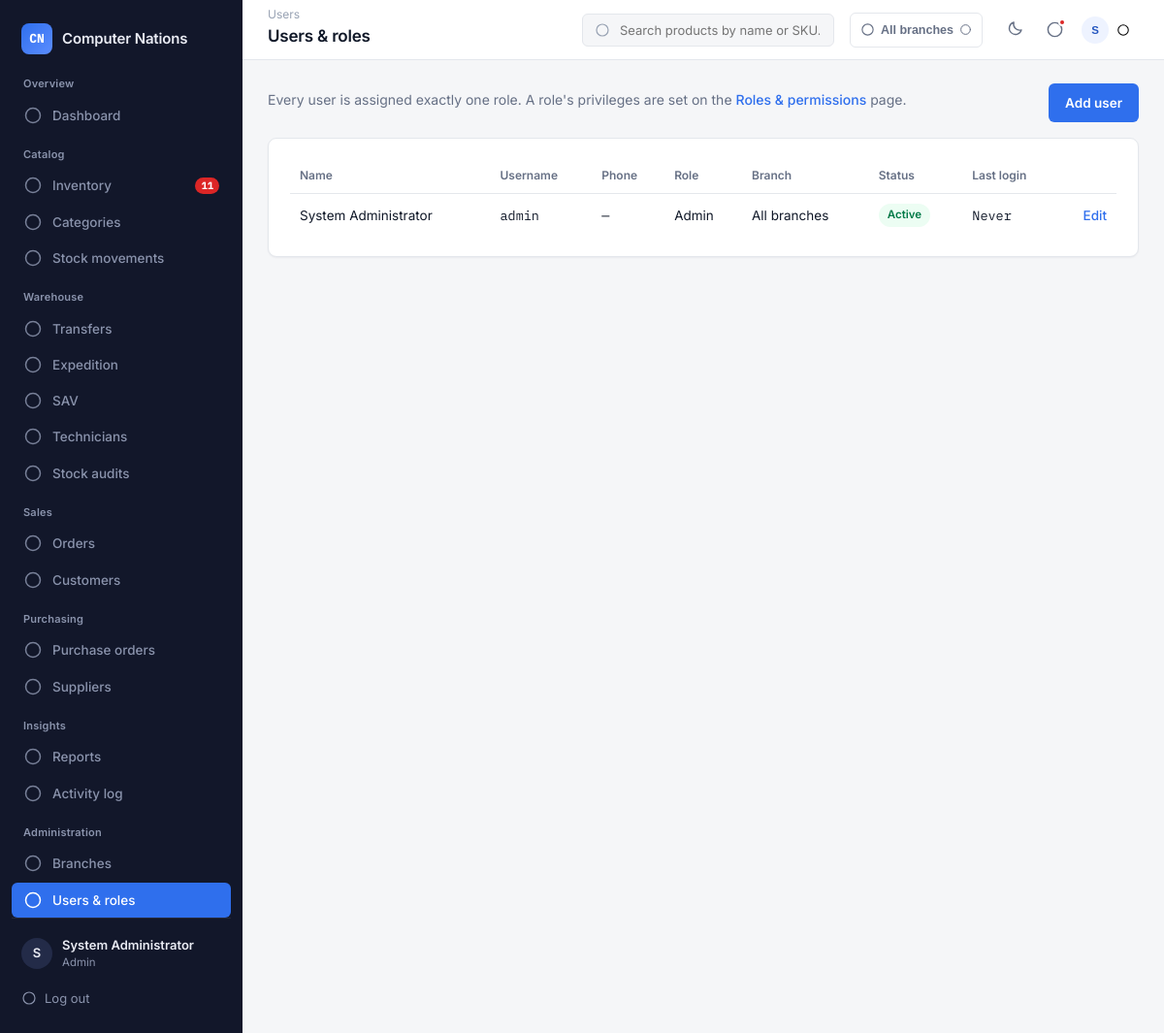
The app's page /modules/users/index.php (signed in) with its own data.
### tables this page shows
CREATE TABLE users (
    id INT AUTO_INCREMENT PRIMARY KEY,
    full_name VARCHAR(100) NOT NULL,
    username VARCHAR(50) NOT NULL UNIQUE,
    email VARCHAR(120) NOT NULL UNIQUE,
    phone VARCHAR(30) DEFAULT NULL,
    password VARCHAR(255) NOT NULL,         
    role_id INT NOT NULL,
    branch_id INT DEFAULT NULL,
    avatar VARCHAR(255) DEFAULT NULL,
    status ENUM('active','suspended') NOT NULL DEFAULT 'active',
    reset_token_hash VARCHAR(255) DEFAULT NULL,    
    reset_token_expires DATETIME DEFAULT NULL,
    last_login DATETIME DEFAULT NULL,
    created_at TIMESTAMP DEFAULT CURRENT_TIMESTAMP,
    FOREIGN KEY (role_id) REFERENCES roles(id),
    FOREIGN KEY (branch_id) REFERENCES branches(id) ON DELETE SET NULL
);

CREATE TABLE roles (
    id INT AUTO_INCREMENT PRIMARY KEY,
    name VARCHAR(50) NOT NULL UNIQUE,
    description VARCHAR(255) DEFAULT NULL
);

### includes/rbac.php (called while the page is built, shortened)
<?php
function hasPermission($slug) {
    return in_array($slug, $_SESSION['permissions'] ?? [], true);
}

### includes/functions.php (called while the page is built, shortened)
<?php
function clean($value) {
    return htmlspecialchars(trim($value ?? ''), ENT_QUOTES, 'UTF-8');
}
function currentUser() {
    return $_SESSION['user'] ?? null;
}

### includes/branch_context.php (called while the page is built, shortened)
<?php
function userHomeBranchId() {
    return $_SESSION['user']['branch_id'] ?? null;
}
function isMultiBranchUser() {
    return userHomeBranchId() === null;
}
function currentBranchId() {
    return array_key_exists('current_branch_id', $_SESSION) ? $_SESSION['current_branch_id'] : null;
}
function getBranchLabel($branchId, $pdo) {
    static $cache = [];
    if ($branchId === null) return 'All branches';
    return $cache[$branchId];
}

### modules/users/index.php (the view, shortened to what this page needs)
<?php
require_once __DIR__ . '/../../config/config.php';
require_once __DIR__ . '/../../includes/rbac.php';
$pageTitle = 'Users & roles';
$users = $pdo->query(
    "SELECT u.*, r.name AS role_name, b.name AS branch_name FROM users u JOIN roles r ON r.id = u.role_id LEFT JOIN branches b ON b.id = u.branch_id ORDER BY u.full_name"
)->fetchAll();
require_once __DIR__ . '/../../includes/header.php';
?>
<div class="toolbar">
  <p class="muted">Every user is assigned exactly one role. A role's privileges are set on the <a href="roles.php" class="link">Roles &amp; permissions</a> page.</p>
  <a href="add.php" class="btn btn-primary">Add user</a>
</div>
<section class="panel">
  <table class="data-table">
    <thead><tr><th>Name</th><th>Username</th><th>Phone</th><th>Role</th><th>Branch</th><th>Status</th><th>Last login</th><th></th></tr></thead>
    <tbody>
      <?php foreach ($users as $u): ?>
      <tr>
        <td><?= clean($u['full_name']) ?></td>
        <td class="mono"><?= clean($u['username']) ?></td>
        <td class="mono"><?= clean($u['phone'] ?? '—') ?></td>
        <td><?= clean($u['role_name']) ?></td>
        <td><?= clean($u['branch_name'] ?? 'All branches') ?></td>
        <td><span class="badge badge-<?= $u['status'] === 'active' ? 'completed' : 'cancelled' ?>"><?= clean($u['status']) ?></span></td>
        <td class="mono"><?= $u['last_login'] ? date('d M Y, H:i', strtotime($u['last_login'])) : 'Never' ?></td>
        <td class="row-actions"><a href="edit.php?id=<?= (int)$u['id'] ?>" class="link">Edit</a></td>
      </tr>
      <?php endforeach; ?>
    </tbody>
  </table>
</section>
<?php require_once __DIR__ . '/../../includes/footer.php'; ?>

### includes/header.php (shortened to what this page needs)
<?php
require_once __DIR__ . '/icons.php';
$user = currentUser();
$currentDir  = basename(dirname($_SERVER['SCRIPT_NAME']));
$activeBranchId = currentBranchId();
function navActive($dir, $matchDir) {
    return $dir === $matchDir ? 'nav-link active' : 'nav-link';
}
$notifCount = 0;
if (hasPermission('inventory.view')) {
    if ($activeBranchId !== null) {
        $stmt = $pdo->prepare(
            "SELECT p.id, p.name, p.sku, bs.quantity, bs.reorder_level FROM branch_stock bs
             JOIN products p ON p.id = bs.product_id
             WHERE bs.branch_id = ? AND bs.quantity <= bs.reorder_level AND p.status = 'active'
             ORDER BY bs.quantity ASC LIMIT 6"
        );
        $stmt->execute([$activeBranchId]);
        $notifItems = $stmt->fetchAll();
        $countStmt = $pdo->prepare(
            "SELECT COUNT(*) c FROM branch_stock bs JOIN products p ON p.id = bs.product_id
             WHERE bs.branch_id = ? AND bs.quantity <= bs.reorder_level AND p.status = 'active'"
        );
        $countStmt->execute([$activeBranchId]);
        $notifCount = $countStmt->fetch()['c'];
    } else {
        $notifCount = $pdo->query(
            "SELECT COUNT(*) c FROM branch_stock bs JOIN products p ON p.id = bs.product_id
             WHERE bs.quantity <= bs.reorder_level AND p.status = 'active'"
        )->fetch()['c'];
    }
}
?>
<!DOCTYPE html>
<html lang="en">
<head>
<link rel="stylesheet" href="<?= BASE_URL ?>assets/css/style.css">
</head>
<body>
<div class="app-shell">
  <aside class="sidebar" id="sidebar">
    <div class="sidebar-brand">
      <span class="brand-mark">CN</span>
      <span class="brand-name">Computer Nations</span>
    </div>
    <div class="sidebar-scroll">
      <div class="nav-group-label">Overview</div>
      <nav class="sidebar-nav">
        <a href="<?= BASE_URL ?>dashboard/index.php" class="<?= navActive($currentDir, 'dashboard') ?>">
          <?= icon('dashboard') ?> Dashboard
        </a>
      </nav>
      <?php if (hasPermission('inventory.view') || hasPermission('stock.view') || hasPermission('categories.manage')): ?>
      <div class="nav-group-label">Catalog</div>
      <nav class="sidebar-nav">
        <?php if (hasPermission('inventory.view')): ?>
        <a href="<?= BASE_URL ?>modules/inventory/index.php" class="<?= navActive($currentDir, 'inventory') ?>">
          <?= icon('inventory') ?> Inventory
          <?php if ($notifCount > 0): ?><span class="nav-badge"><?= $notifCount ?></span><?php endif; ?>
        </a>
        <?php endif; ?>
        <?php if (hasPermission('categories.manage')): ?>
        <a href="<?= BASE_URL ?>modules/categories/index.php" class="<?= navActive($currentDir, 'categories') ?>">
          <?= icon('categories') ?> Categories
        </a>
        <?php endif; ?>
        <?php if (hasPermission('stock.view')): ?>
        <a href="<?= BASE_URL ?>modules/stock/index.php" class="<?= navActive($currentDir, 'stock') ?>">
          <?= icon('stock') ?> Stock movements
        </a>
        <?php endif; ?>
      </nav>
      <?php endif; ?>
      <?php if (hasPermission('transfers.view') || hasPermission('expeditions.view') || hasPermission('sav.view') || hasPermission('sav.technician') || hasPermission('audit.view')): ?>
      <div class="nav-group-label">Warehouse</div>
      <nav class="sidebar-nav">
        <?php if (hasPermission('transfers.view')): ?>
        <a href="<?= BASE_URL ?>modules/transfers/index.php" class="<?= navActive($currentDir, 'transfers') ?>">
          <?= icon('transfer') ?> Transfers
        </a>
        <?php endif; ?>
        <?php if (hasPermission('expeditions.view')): ?>
        <a href="<?= BASE_URL ?>modules/expeditions/index.php" class="<?= navActive($currentDir, 'expeditions') ?>">
          <?= icon('purchasing') ?> Expedition
        </a>
        <?php endif; ?>
        <?php if (hasPermission('sav.view') || hasPermission('sav.technician')): ?>
        <a href="<?= BASE_URL ?>modules/sav/index.php" class="<?= navActive($currentDir, 'sav') ?>">
          <?= icon('warning') ?> SAV
        </a>
        <?php endif; ?>
        <?php if (hasPermission('sav.manage')): ?>
        <a href="<?= BASE_URL ?>modules/technicians/index.php" class="<?= navActive($currentDir, 'technicians') ?>">
          <?= icon('suppliers') ?> Technicians
        </a>
        <?php endif; ?>
        <?php if (hasPermission('audit.view')): ?>
        <a href="<?= BASE_URL ?>modules/audit/index.php" class="<?= navActive($currentDir, 'audit') ?>">
          <?= icon('reports') ?> Stock audits
        </a>
        <?php endif; ?>
      </nav>
      <?php endif; ?>
      <?php if (hasPermission('orders.view') || hasPermission('customers.view')): ?>
      <div class="nav-group-label">Sales</div>
      <nav class="sidebar-nav">
        <?php if (hasPermission('orders.view')): ?>
        <a href="<?= BASE_URL ?>modules/orders/index.php" class="<?= navActive($currentDir, 'orders') ?>">
          <?= icon('orders') ?> Orders
        </a>
        <?php endif; ?>
        <?php if (hasPermission('customers.view')): ?>
        <a href="<?= BASE_URL ?>modules/customers/index.php" class="<?= navActive($currentDir, 'customers') ?>">
          <?= icon('customers') ?> Customers
        </a>
        <?php endif; ?>
      </nav>
      <?php endif; ?>
      <?php if (hasPermission('purchasing.view') || hasPermission('suppliers.view')): ?>
      <div class="nav-group-label">Purchasing</div>
      <nav class="sidebar-nav">
        <?php if (hasPermission('purchasing.view')): ?>
        <a href="<?= BASE_URL ?>modules/purchasing/index.php" class="<?= navActive($currentDir, 'purchasing') ?>">
          <?= icon('purchasing') ?> Purchase orders
        </a>
        <?php endif; ?>
        <?php if (hasPermission('suppliers.view')): ?>
        <a href="<?= BASE_URL ?>modules/suppliers/index.php" class="<?= navActive($currentDir, 'suppliers') ?>">
          <?= icon('suppliers') ?> Suppliers
        </a>
        <?php endif; ?>
      </nav>
      <?php endif; ?>
      <?php if (hasPermission('reports.view') || hasPermission('activity.view')): ?>
      <div class="nav-group-label">Insights</div>
      <nav class="sidebar-nav">
        <?php if (hasPermission('reports.view')): ?>
        <a href="<?= BASE_URL ?>modules/reports/index.php" class="<?= navActive($currentDir, 'reports') ?>">
          <?= icon('reports') ?> Reports
        </a>
        <?php endif; ?>
        <?php if (hasPermission('activity.view')): ?>
        <a href="<?= BASE_URL ?>modules/activity/index.php" class="<?= navActive($currentDir, 'activity') ?>">
          <?= icon('activity') ?> Activity log
        </a>
        <?php endif; ?>
      </nav>
      <?php endif; ?>
      <?php if (hasPermission('users.manage')): ?>
      <div class="nav-group-label">Administration</div>
      <nav class="sidebar-nav">
        <?php if (hasPermission('branches.manage')): ?>
        <a href="<?= BASE_URL ?>modules/branches/index.php" class="<?= navActive($currentDir, 'branches') ?>">
          <?= icon('suppliers') ?> Branches
        </a>
        <?php endif; ?>
        <a href="<?= BASE_URL ?>modules/users/index.php" class="<?= navActive($currentDir, 'users') ?>">
          <?= icon('users') ?> Users &amp; roles
        </a>
      </nav>
      <?php endif; ?>
    </div>
    <div class="sidebar-footer">
      <div class="user-chip">
        <div class="user-avatar"><?= strtoupper(substr($user['full_name'], 0, 1)) ?></div>
        <div>
          <div class="user-name"><?= clean($user['full_name']) ?></div>
          <div class="user-role"><?= clean($user['role_name']) ?></div>
        </div>
      </div>
      <a href="<?= BASE_URL ?>auth/logout.php" class="logout-link"><?= icon('logout', 16) ?> Log out</a>
    </div>
  </aside>
  <div class="main-area">
    <header class="topbar">
      <div class="page-title-wrap">
        <?php if ($currentDir !== 'dashboard'): ?>
          <div class="breadcrumb"><?= ucfirst(str_replace('-', ' ', $currentDir)) ?></div>
        <?php endif; ?>
        <h1 class="page-title"><?= isset($pageTitle) ? clean($pageTitle) : 'Dashboard' ?></h1>
      </div>
      <form class="topbar-search" method="get" action="<?= BASE_URL ?>modules/inventory/index.php">
        <?= icon('search', 16) ?>
        <input type="text" name="q" placeholder="Search products by name or SKU...">
      </form>
      <?php if (isMultiBranchUser()): ?>
      <div class="dropdown">
        <button type="button" class="topbar-icon-btn dropdown-trigger" style="width:auto; padding:6px 10px; gap:6px; display:flex; align-items:center; border:1px solid var(--border); border-radius:var(--radius-sm);" aria-label="Switch branch">
          <?= icon('suppliers', 15) ?>
          <span class="small" style="font-weight:600;"><?= clean(getBranchLabel($activeBranchId, $pdo)) ?></span>
          <?= icon('chevron', 13) ?>
        </button>
      </div>
      <?php else: ?>
        <div class="small muted" style="white-space:nowrap;"><?= icon('suppliers', 14) ?> <?= clean(getBranchLabel($activeBranchId, $pdo)) ?></div>
      <?php endif; ?>
      <div class="topbar-actions">
        <button type="button" class="topbar-icon-btn" id="themeToggleBtn" aria-label="Toggle dark mode">
          <span id="themeToggleIcon"><?= icon('moon', 18) ?></span>
        </button>
        <?php if (hasPermission('inventory.view')): ?>
        <div class="dropdown">
          <button type="button" class="topbar-icon-btn dropdown-trigger" aria-label="Notifications">
            <?= icon('bell', 19) ?>
            <?php if ($notifCount > 0): ?><span class="dot-badge"></span><?php endif; ?>
          </button>
        </div>
        <?php endif; ?>
        <div class="dropdown">
          <button type="button" class="user-menu-trigger dropdown-trigger">
            <div class="user-avatar"><?= strtoupper(substr($user['full_name'], 0, 1)) ?></div>
            <?= icon('chevron', 14) ?>
          </button>
        </div>
      </div>
    </header>
    <main class="content">

### records on screen
users: full_name "S", full_name "System Administrator", role.name "Admin", username "admin", phone "—", branch_name "All branches", status "Active", shows "Never"

### other values on screen
$notifCount "11"
str_replace('-', ' ', $currentDir) "Users"
$pageTitle "Users & roles"
getBranchLabel($activeBranchId, $pdo) "All branches"
